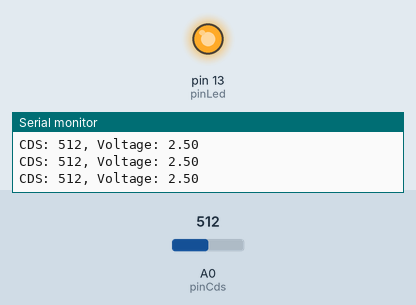
This sketch was run on a simulated Arduino Uno, built with avr-gcc and run on an emulated ATmega328P. On the bench: output pins drawn as LEDs (lit = HIGH), the last lines printed to the serial monitor. The test bench sets the inputs (shaded band); at power-on: A0 (pinCds) = 512. Pins used as bus, display or sensor lines are not drawn.

Above: at 1.3 s.
1.4 s: A0 (pinCds) set to 483
At 2.7 s:
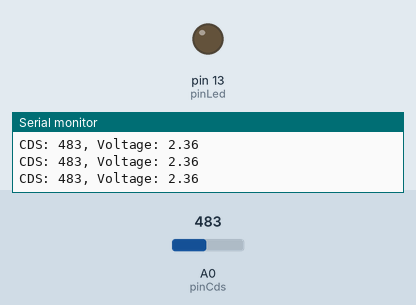
3.0 s: A0 (pinCds) set to 510
At 4.1 s:
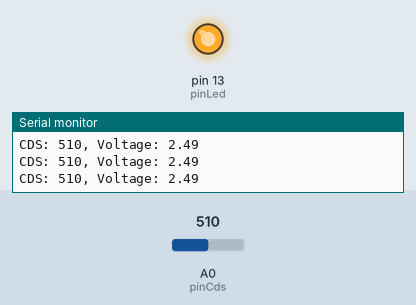
4.5 s: A0 (pinCds) set to 490
At 5.4 s:
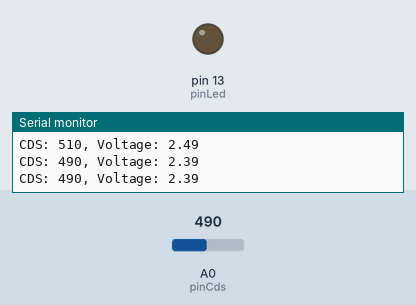
Timing chart, 0 to 7.5 s (numbered marks = the images above; inputs shaded):
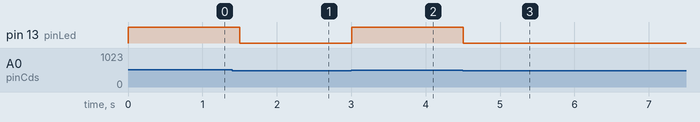

The sketch:

textLCD_03.ino
```cpp
int pinGnd = A2;
int pinVcc = A1;
int pinCds = A0;
int pinLed = 13;


void setup() {
  Serial.begin(115200);

  pinMode(pinGnd, OUTPUT);
  pinMode(pinVcc, OUTPUT);
  pinMode(pinCds, INPUT);
  pinMode(pinLed, OUTPUT);
  digitalWrite(pinGnd, LOW);
  digitalWrite(pinVcc, HIGH);
  digitalWrite(pinLed, LOW);
}

void loop() {
  int adcData = analogRead(pinCds);
  Serial.print("CDS: ");
  Serial.print(adcData);
  Serial.print(", Voltage: ");
  double voltage = adcData * (5.0/1024);
  Serial.println(voltage);
  if(adcData >= 500){
    digitalWrite(pinLed, HIGH);
  }
  else{
    digitalWrite(pinLed, LOW);
  }
  delay(500);

}
```

Measured:
- the behaviour switches between 500 and 499 on A0 (pinCds) (found by bisection; images 0 and 1)
- after the input at 1.4 s, pin 13 (pinLed): HIGH → LOW after 0.10 s
- after the input at 3.0 s, pin 13 (pinLed): LOW → HIGH at once
- after the input at 4.5 s, pin 13 (pinLed): HIGH → LOW at once
